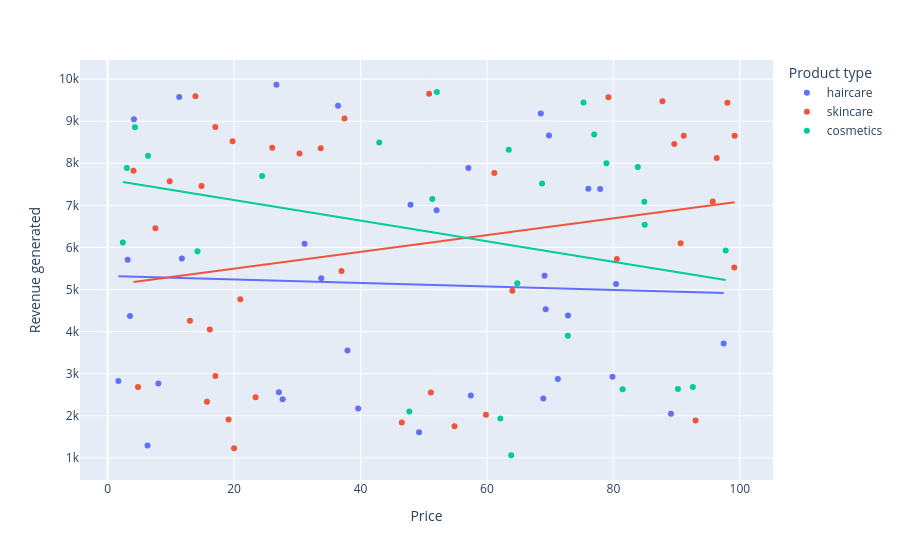

Here is the notebook cell this chart was saved with:
### Code cell
fig = px.scatter(data, x='Price', y = 'Revenue generated', color='Product type', hover_data='Number of products sold', trendline='ols',)
fig.show()

### Figure 1 — Plotly figure (JSON) as saved in the notebook; plotly's stock layout.template omitted (floating-point values rounded to 4 significant figures)
{"data": [{"customdata": [[802], [8], [147], [336], [620], [884], [209], [142], [353], [327], [598], [24], [859], [29], [154], [622], [701], [227], [117], [163], [32], [904], [241], [359], [946], [198], [774], [663], [618], [79], [114], [672], [62], [627]], "hovertemplate": "Product type=haircare<br>Price=%{x}<br>Revenue generated=%{y}<br>Number of products sold=%{customdata[0]}<extra></extra>", "legendgroup": "haircare", "marker": {"color": "#636efa", "symbol": "circle"}, "mode": "markers", "name": "haircare", "orientation": "v", "showlegend": true, "type": "scatter", "x": [69.81, 11.32, 1.7, 71.21, 36.44, 27.68, 4.156, 39.63, 97.45, 8.023, 11.74, 33.78, 27.08, 76.04, 26.7, 31.15, 79.86, 49.26, 52.03, 37.93, 47.91, 3.17, 69.11, 57.45, 6.307, 57.06, 72.82, 68.91, 89.1, 80.41, 69.29, 77.9, 3.526, 68.52], "xaxis": "x", "y": [8662.0, 9578.0, 2828.0, 2874.0, 9365.0, 2391.0, 9049.0, 2175.0, 3716.0, 2766.0, 5737.0, 5268.0, 2557.0, 7397.0, 9866.0, 6088.0, 2926.0, 1606.0, 6886.0, 3550.0, 7015.0, 5710.0, 5328.0, 2484.0, 1292.0, 7889.0, 4384.0, 2412.0, 2048.0, 5134.0, 4531.0, 7386.0, 4371.0, 9185.0], "yaxis": "y"}, {"hovertemplate": "<b>OLS trendline</b><br>Revenue generated = -4.1918 * Price + 5323.92<br>R<sup>2</sup>=0.002087<br><br>Product type=haircare<br>Price=%{x}<br>Revenue generated=%{y} <b>(trend)</b><extra></extra>", "legendgroup": "haircare", "marker": {"color": "#636efa", "symbol": "circle"}, "mode": "lines", "name": "haircare", "showlegend": false, "type": "scatter", "x": [1.7, 3.17, 3.526, 4.156, 6.307, 8.023, 11.32, 11.74, 26.7, 27.08, 27.68, 31.15, 33.78, 36.44, 37.93, 39.63, 47.91, 49.26, 52.03, 57.06, 57.45, 68.52, 68.91, 69.11, 69.29, 69.81, 71.21, 72.82, 76.04, 77.9, 79.86, 80.41, 89.1, 97.45], "xaxis": "x", "y": [5317.0, 5311.0, 5309.0, 5307.0, 5297.0, 5290.0, 5276.0, 5275.0, 5212.0, 5210.0, 5208.0, 5193.0, 5182.0, 5171.0, 5165.0, 5158.0, 5123.0, 5117.0, 5106.0, 5085.0, 5083.0, 5037.0, 5035.0, 5034.0, 5033.0, 5031.0, 5025.0, 5019.0, 5005.0, 4997.0, 4989.0, 4987.0, 4950.0, 4915.0], "yaxis": "y"}, {"customdata": [[736], [83], [871], [65], [980], [996], [960], [249], [562], [469], [280], [187], [320], [168], [781], [602], [963], [963], [176], [933], [556], [155], [910], [820], [242], [93], [896], [380], [246], [134], [457], [704], [513], [511], [106], [872], [336], [223], [320], [913]], "hovertemplate": "Product type=skincare<br>Price=%{x}<br>Revenue generated=%{y}<br>Number of products sold=%{customdata[0]}<extra></extra>", "legendgroup": "skincare", "marker": {"color": "#EF553B", "symbol": "circle"}, "mode": "markers", "name": "skincare", "orientation": "v", "showlegend": true, "type": "scatter", "x": [14.84, 61.16, 4.805, 4.078, 64.02, 15.71, 90.64, 16.16, 99.17, 36.99, 7.547, 51.12, 96.34, 50.85, 79.21, 37.47, 9.813, 23.4, 19.13, 80.54, 99.11, 46.53, 95.71, 98.03, 30.34, 20.99, 59.84, 17.03, 13.02, 89.63, 33.7, 26.03, 87.76, 54.87, 93.0, 91.13, 17.03, 20.0, 13.88, 19.75], "xaxis": "x", "y": [7461.0, 7767.0, 2687.0, 7823.0, 4971.0, 2331.0, 6100.0, 4053.0, 8654.0, 5442.0, 6454.0, 2553.0, 8128.0, 9655.0, 9572.0, 9062.0, 7573.0, 2438.0, 1912.0, 5725.0, 5521.0, 1840.0, 7089.0, 9436.0, 8232.0, 4767.0, 2021.0, 8864.0, 4257.0, 8459.0, 8355.0, 8368.0, 9474.0, 1752.0, 1889.0, 8652.0, 2943.0, 1230.0, 9593.0, 8526.0], "yaxis": "y"}, {"hovertemplate": "<b>OLS trendline</b><br>Revenue generated = 19.9126 * Price + 5099.65<br>R<sup>2</sup>=0.054398<br><br>Product type=skincare<br>Price=%{x}<br>Revenue generated=%{y} <b>(trend)</b><extra></extra>", "legendgroup": "skincare", "marker": {"color": "#EF553B", "symbol": "circle"}, "mode": "lines", "name": "skincare", "showlegend": false, "type": "scatter", "x": [4.078, 4.805, 7.547, 9.813, 13.02, 13.88, 14.84, 15.71, 16.16, 17.03, 17.03, 19.13, 19.75, 20.0, 20.99, 23.4, 26.03, 30.34, 33.7, 36.99, 37.47, 46.53, 50.85, 51.12, 54.87, 59.84, 61.16, 64.02, 79.21, 80.54, 87.76, 89.63, 90.64, 91.13, 93.0, 95.71, 96.34, 98.03, 99.11, 99.17], "xaxis": "x", "y": [5181.0, 5195.0, 5250.0, 5295.0, 5359.0, 5376.0, 5395.0, 5412.0, 5421.0, 5439.0, 5439.0, 5481.0, 5493.0, 5498.0, 5518.0, 5566.0, 5618.0, 5704.0, 5771.0, 5836.0, 5846.0, 6026.0, 6112.0, 6118.0, 6192.0, 6291.0, 6318.0, 6374.0, 6677.0, 6703.0, 6847.0, 6884.0, 6904.0, 6914.0, 6951.0, 7006.0, 7018.0, 7052.0, 7073.0, 7074.0], "yaxis": "y"}, {"customdata": [[426], [150], [126], [601], [391], [352], [394], [253], [616], [449], [705], [919], [99], [633], [484], [270], [637], [478], [375], [25], [737], [134], [916], [276], [987], [324]], "hovertemplate": "Product type=cosmetics<br>Price=%{x}<br>Revenue generated=%{y}<br>Number of products sold=%{customdata[0]}<extra></extra>", "legendgroup": "cosmetics", "marker": {"color": "#00cc96", "symbol": "circle"}, "mode": "markers", "name": "cosmetics", "orientation": "v", "showlegend": true, "type": "scatter", "x": [42.96, 68.72, 81.46, 84.89, 4.324, 92.56, 2.397, 63.45, 64.8, 84.96, 52.08, 51.36, 78.9, 14.2, 63.83, 72.8, 6.382, 90.2, 83.85, 76.96, 75.27, 97.76, 62.11, 47.71, 3.038, 24.42], "xaxis": "x", "y": [8496.0, 7517.0, 2629.0, 7087.0, 8858.0, 2686.0, 6117.0, 8319.0, 5150.0, 6541.0, 9692.0, 7152.0, 8002.0, 5911.0, 1062.0, 3900.0, 8180.0, 2633.0, 7911.0, 8685.0, 9445.0, 5925.0, 1935.0, 2100.0, 7888.0, 7698.0], "yaxis": "y"}, {"hovertemplate": "<b>OLS trendline</b><br>Revenue generated = -24.4531 * Price + 7615.01<br>R<sup>2</sup>=0.081280<br><br>Product type=cosmetics<br>Price=%{x}<br>Revenue generated=%{y} <b>(trend)</b><extra></extra>", "legendgroup": "cosmetics", "marker": {"color": "#00cc96", "symbol": "circle"}, "mode": "lines", "name": "cosmetics", "showlegend": false, "type": "scatter", "x": [2.397, 3.038, 4.324, 6.382, 14.2, 24.42, 42.96, 47.71, 51.36, 52.08, 62.11, 63.45, 63.83, 64.8, 68.72, 72.8, 75.27, 76.96, 78.9, 81.46, 83.85, 84.89, 84.96, 90.2, 92.56, 97.76], "xaxis": "x", "y": [7556.0, 7541.0, 7509.0, 7459.0, 7268.0, 7018.0, 6565.0, 6448.0, 6359.0, 6342.0, 6096.0, 6064.0, 6054.0, 6031.0, 5935.0, 5835.0, 5774.0, 5733.0, 5686.0, 5623.0, 5565.0, 5539.0, 5538.0, 5409.0, 5352.0, 5224.0], "yaxis": "y"}], "layout": {"legend": {"title": {"text": "Product type"}, "tracegroupgap": 0}, "margin": {"t": 60}, "xaxis": {"anchor": "y", "domain": [0, 1], "title": {"text": "Price"}}, "yaxis": {"anchor": "x", "domain": [0, 1], "title": {"text": "Revenue generated"}}}}
